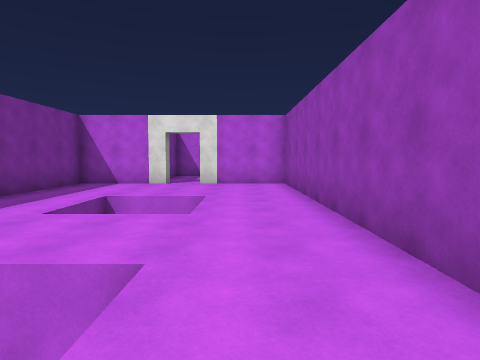
view 1 (above)

15 first-person views from a walk through a 3-D level made in the Unity game engine. The camera is 1.5 m above the floor, tilts 4° down and sees 75° across. The floor is counted in squares, 2 m on a side. Each view is taken from the middle of a square. On the plan, view 1 faces up. The plan holds only what a view shows up to about 10 squares ahead; the rest is blank. The place goes on beyond the plan. The player is left out. Surface patterns are stand-ins for the level's own textures.

view 2
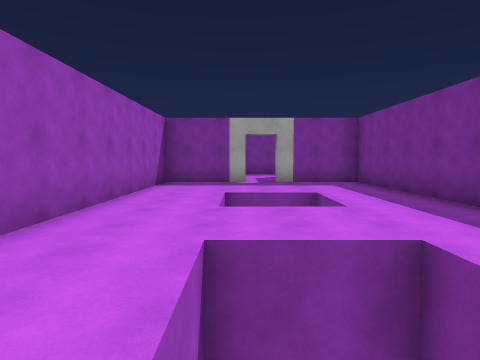

view 3
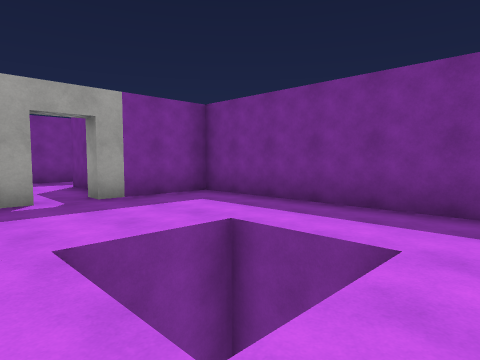

view 4
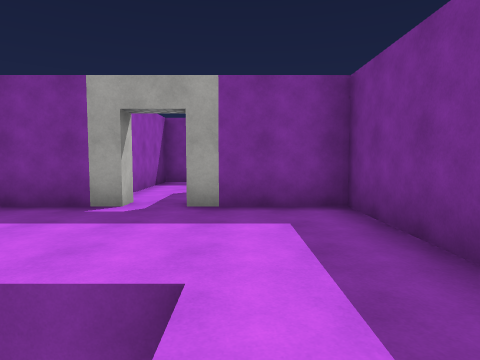

view 5
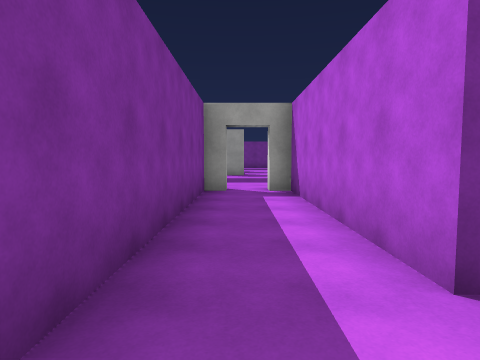

view 6
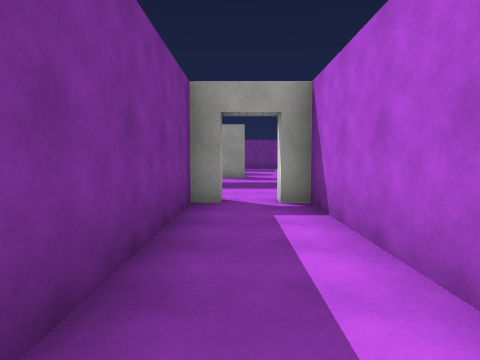

view 7
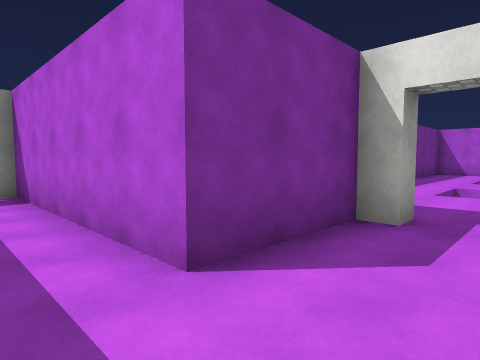

view 8
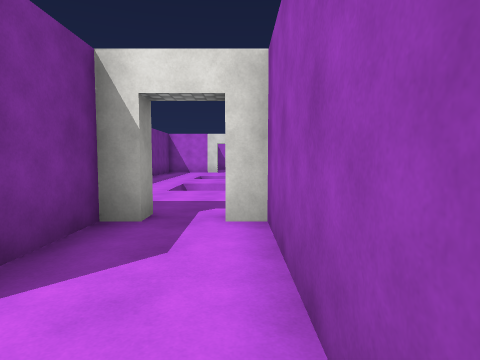

view 9
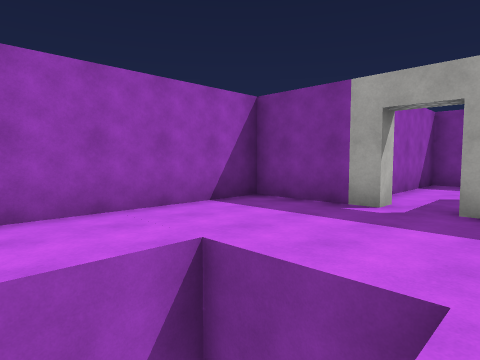

view 10
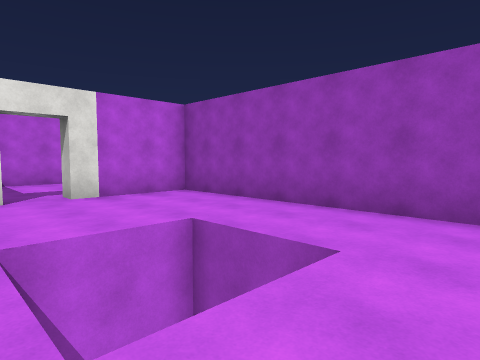

view 11
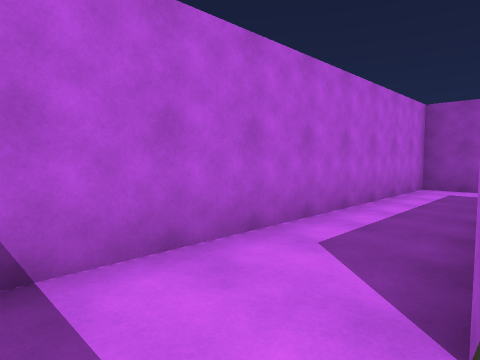

view 12
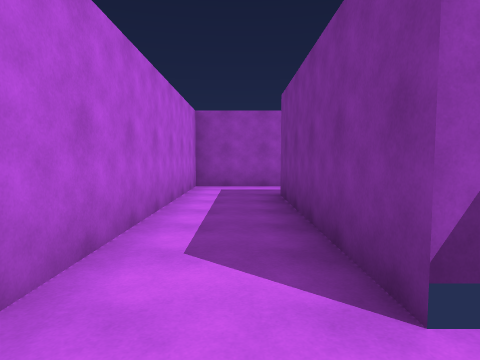

view 13
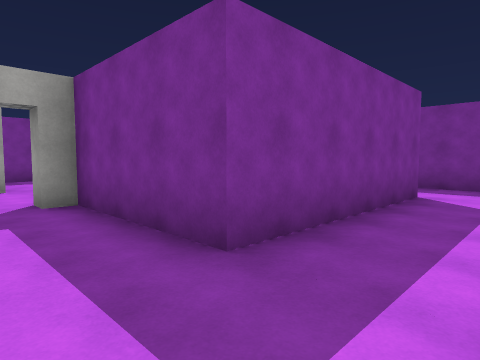

view 14
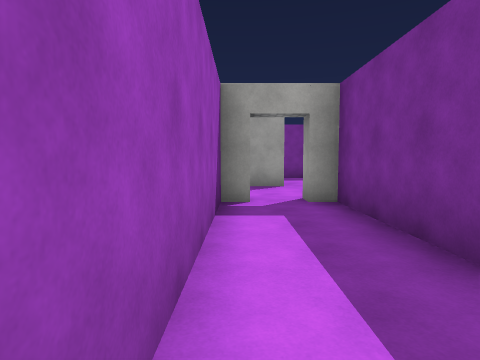

view 15
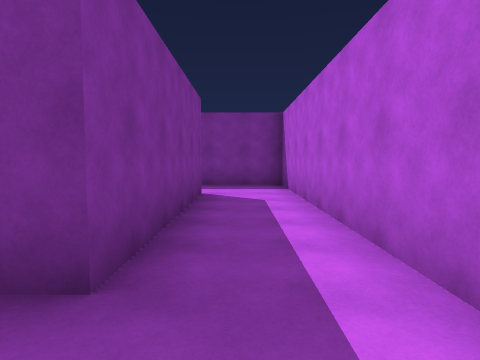

### Floor plan
Points are (right, up) in squares from view 1. A wall is a line through its corners. A room is listed if a view was taken in it or the views show most of it. See-through windows are left out.
Room 1 (view 1)
walls: (-1.2, -3.3) (-1.2, -2.8) (1.3, -2.8) (1.3, 0.5); (-4.7, 0.6) (-4.7, -2.8) (-2.2, -2.8) (-2.2, -3.3)
ways out: opening at (0.5, 1.5) to room 3; opening at (-3.5, 1.5) to room 4; opening at (-2, -3) to room 5
Room 2 (view 2)
walls: (-2.2, 9.6) (-2.2, 9.2) (-4.7, 9.2) (-4.7, 6); (1.3, 4.5) (1.3, 9.2) (-1.2, 9.2) (-1.2, 9.8)
ways out: opening at (0.5, 5.5) to room 3; opening at (-3.5, 5.5) to room 4; opening at (-2, 10) to room 6
Room 3 (view 3)
walls: (1.3, 0.5) (1.3, 4.5)
ways out: opening at (0.5, 1.5) to room 1; opening at (0.5, 5.5) to room 2; opening at (-1.5, 3.5) to room 4
Room 4 (views 4, 9, 10)
walls: (-4.7, 2.5) (-4.7, 0.6)
ways out: opening at (-3.5, 1.5) to room 1; opening at (-3.5, 5.5) to room 2; opening at (-1.5, 3.5) to room 3
Room 5 (views 5, 6, 7, 8)
walls: (-2.2, -3.3) (-2.7, -3.3) (-2.7, -5.8) (-8.2, -5.8); (-8.2, -7.2) (-8.2, -7.8) (-0.7, -7.8) (-0.7, -3.3) (-1.2, -3.3)
ways out: opening at (-2, -3) to room 1
Room 6 (views 11, 12, 13, 14, 15)
walls: (-0.7, 11.2) (4.3, 11.2) (4.3, 7.7) (4.8, 7.7); (5.8, 7.7) (6.3, 7.7) (6.3, 13.2) (-2.7, 13.2) (-2.7, 10.6)
ways out: opening at (-2, 10) to room 2; opening at (5, 8)

Positions as (right, up) in squares from view 1, and headings:
1: (0, 0), facing up
2: (-1, 7), facing down
3: (0, 3), facing down-left
4: (-3, 2), facing down
5: (-1, -7), facing left
6: (-3, -7), facing left
7: (-1, -7), facing up-left
8: (-1, -7), facing up
9: (-3, 2), facing down-right
10: (-3, 3), facing up-right
11: (-2, 11), facing up-right
12: (-2, 12), facing right
13: (6, 13), facing down-left
14: (6, 13), facing down
15: (6, 12), facing left
